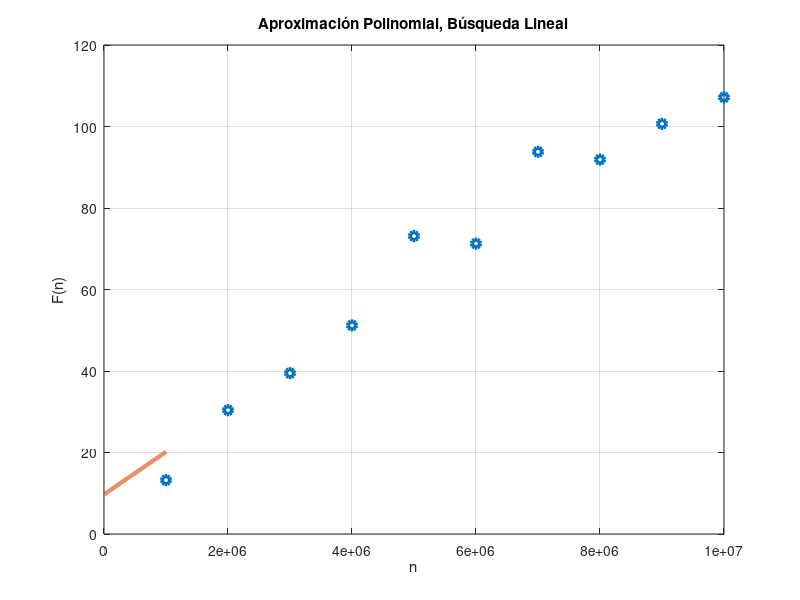

Recreate this plot in MATLAB.
clc
close all
x=[1000000
2000000
3000000
4000000
5000000
6000000
7000000
8000000
9000000
10000000
];

y=[13.223958
30.387545
39.47228
51.19293
73.11527
71.26689
93.78076
91.87337
100.65819
107.14911
];

n=1; 				%%GRADO DEL POLINOMIO DE AJUSTE
p=polyfit(x,y,n)	%%FUNCION QUE REALIZA EL AJUSTE POLINOMIAL

%%SE CREA UN ESPACIO PARA REALIZAR UNA GRAFICA EN 
%%DONDE SE COMPARA LA CURVA AJUSTADA CONTRA LOS 
%%VALORES EXPERIMENTALES
xi=linspace(0,1000000,1000);     %%ESPACIO DE PUNTOS PARA Xi
z=polyval(p,xi);				%%EVALUACION DEL POLINOMIO P EN EL ESPACIO Xi

%%SE REALIZA LA FIGURA CORRESPONDIENTE
aux = figure(1);
plot(x,y,'o',"linewidth", 3,xi,z,'-',"linewidth", 3),grid;
ylabel('F(n)');
xlabel('n');
title('Aproximación Polinomial, Búsqueda Lineal');

%% print(aux, "plot.jpg", "-djpg");